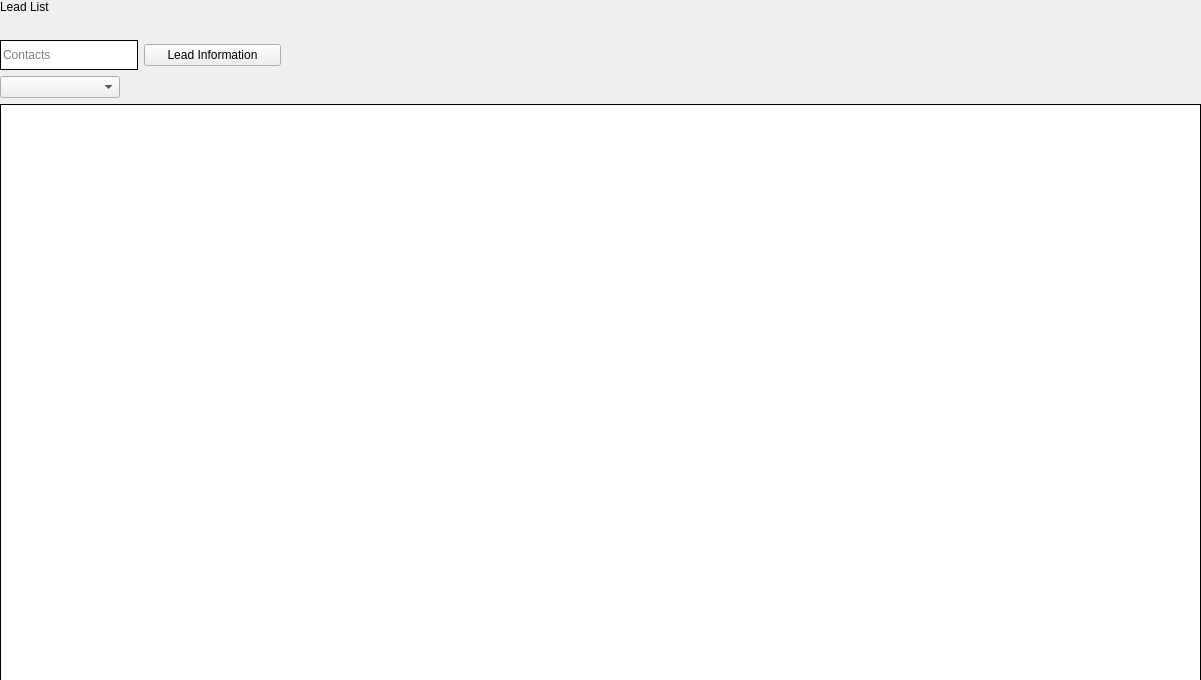
<?xml version="1.0" encoding="UTF-8"?>
<ui version="4.0">
 <class>Form</class>
 <widget class="QWidget" name="Form">
  <property name="geometry">
   <rect>
    <x>0</x>
    <y>0</y>
    <width>1201</width>
    <height>680</height>
   </rect>
  </property>
  <property name="sizePolicy">
   <sizepolicy hsizetype="Expanding" vsizetype="Preferred">
    <horstretch>0</horstretch>
    <verstretch>0</verstretch>
   </sizepolicy>
  </property>
  <property name="windowTitle">
   <string>Form</string>
  </property>
  <widget class="QWidget" name="layoutWidget">
   <property name="geometry">
    <rect>
     <x>0</x>
     <y>0</y>
     <width>1201</width>
     <height>681</height>
    </rect>
   </property>
   <layout class="QGridLayout" name="gridLayout">
    <item row="3" column="0">
     <layout class="QGridLayout" name="gridLayout_2"/>
    </item>
    <item row="7" column="0">
     <widget class="QTableWidget" name="list_tbl">
      <property name="mouseTracking">
       <bool>false</bool>
      </property>
      <property name="styleSheet">
       <string notr="true">QTableWidget {
border: 1px solid black;
}
</string>
      </property>
      <attribute name="horizontalHeaderCascadingSectionResizes">
       <bool>false</bool>
      </attribute>
      <attribute name="horizontalHeaderDefaultSectionSize">
       <number>200</number>
      </attribute>
      <attribute name="horizontalHeaderStretchLastSection">
       <bool>true</bool>
      </attribute>
     </widget>
    </item>
    <item row="1" column="0">
     <spacer name="verticalSpacer_42">
      <property name="orientation">
       <enum>Qt::Orientation::Vertical</enum>
      </property>
      <property name="sizeType">
       <enum>QSizePolicy::Policy::Maximum</enum>
      </property>
      <property name="sizeHint" stdset="0">
       <size>
        <width>20</width>
        <height>20</height>
       </size>
      </property>
     </spacer>
    </item>
    <item row="0" column="0">
     <widget class="QLabel" name="list_txt">
      <property name="sizePolicy">
       <sizepolicy hsizetype="Expanding" vsizetype="Fixed">
        <horstretch>0</horstretch>
        <verstretch>0</verstretch>
       </sizepolicy>
      </property>
      <property name="minimumSize">
       <size>
        <width>0</width>
        <height>0</height>
       </size>
      </property>
      <property name="styleSheet">
       <string notr="true">font: 18pt &quot;Segoe UI&quot;;
background: transparent;</string>
      </property>
      <property name="text">
       <string>Lead List</string>
      </property>
     </widget>
    </item>
    <item row="2" column="0">
     <layout class="QHBoxLayout" name="horizontalLayout_22">
      <item>
       <widget class="QLineEdit" name="search_line">
        <property name="sizePolicy">
         <sizepolicy hsizetype="Expanding" vsizetype="Fixed">
          <horstretch>0</horstretch>
          <verstretch>0</verstretch>
         </sizepolicy>
        </property>
        <property name="minimumSize">
         <size>
          <width>0</width>
          <height>30</height>
         </size>
        </property>
        <property name="maximumSize">
         <size>
          <width>290</width>
          <height>16777215</height>
         </size>
        </property>
        <property name="styleSheet">
         <string notr="true">QLineEdit{
	border: 1px solid black;
}</string>
        </property>
        <property name="frame">
         <bool>true</bool>
        </property>
        <property name="placeholderText">
         <string>Contacts</string>
        </property>
        <property name="cursorMoveStyle">
         <enum>Qt::CursorMoveStyle::LogicalMoveStyle</enum>
        </property>
        <property name="clearButtonEnabled">
         <bool>false</bool>
        </property>
       </widget>
      </item>
      <item>
       <widget class="QPushButton" name="leadinfo_btn">
        <property name="sizePolicy">
         <sizepolicy hsizetype="Expanding" vsizetype="Fixed">
          <horstretch>0</horstretch>
          <verstretch>0</verstretch>
         </sizepolicy>
        </property>
        <property name="text">
         <string>Lead Information</string>
        </property>
       </widget>
      </item>
      <item>
       <spacer name="horizontalSpacer">
        <property name="orientation">
         <enum>Qt::Orientation::Horizontal</enum>
        </property>
        <property name="sizeType">
         <enum>QSizePolicy::Policy::Preferred</enum>
        </property>
        <property name="sizeHint" stdset="0">
         <size>
          <width>850</width>
          <height>20</height>
         </size>
        </property>
       </spacer>
      </item>
      <item>
       <layout class="QHBoxLayout" name="horizontalLayout_6">
        <property name="spacing">
         <number>0</number>
        </property>
        <item>
         <widget class="QPushButton" name="add_btn">
          <property name="cursor">
           <cursorShape>PointingHandCursor</cursorShape>
          </property>
          <property name="toolTip">
           <string>Add Contact</string>
          </property>
          <property name="whatsThis">
           <string>add contact</string>
          </property>
          <property name="styleSheet">
           <string notr="true">QPushButton{
	background: transparent;
	border: none;	
}

QPushButton:hover {
    background: rgba(100, 100, 100, 0.2); /* Light gray with transparency */
}</string>
          </property>
          <property name="text">
           <string/>
          </property>
          <property name="icon">
           <iconset resource="../qrc/icons.qrc">
            <normaloff>:/Resources/plus.svg</normaloff>:/Resources/plus.svg</iconset>
          </property>
          <property name="iconSize">
           <size>
            <width>30</width>
            <height>30</height>
           </size>
          </property>
         </widget>
        </item>
        <item>
         <widget class="QPushButton" name="delete_btn">
          <property name="cursor">
           <cursorShape>PointingHandCursor</cursorShape>
          </property>
          <property name="toolTip">
           <string>Delete Contacts</string>
          </property>
          <property name="whatsThis">
           <string>delete contact</string>
          </property>
          <property name="styleSheet">
           <string notr="true">QPushButton{
	background: transparent;
	border: none;
}

QPushButton:hover {
    background: rgba(100, 100, 100, 0.2); /* Light gray with transparency */
}</string>
          </property>
          <property name="text">
           <string/>
          </property>
          <property name="icon">
           <iconset resource="../qrc/icons.qrc">
            <normaloff>:/Resources/delete.svg</normaloff>:/Resources/delete.svg</iconset>
          </property>
          <property name="iconSize">
           <size>
            <width>30</width>
            <height>30</height>
           </size>
          </property>
         </widget>
        </item>
       </layout>
      </item>
     </layout>
    </item>
    <item row="4" column="0">
     <widget class="QComboBox" name="sort_combo">
      <property name="sizePolicy">
       <sizepolicy hsizetype="Expanding" vsizetype="Fixed">
        <horstretch>0</horstretch>
        <verstretch>0</verstretch>
       </sizepolicy>
      </property>
      <property name="minimumSize">
       <size>
        <width>0</width>
        <height>20</height>
       </size>
      </property>
      <property name="maximumSize">
       <size>
        <width>120</width>
        <height>16777215</height>
       </size>
      </property>
      <property name="styleSheet">
       <string notr="true"/>
      </property>
      <property name="editable">
       <bool>false</bool>
      </property>
      <property name="placeholderText">
       <string>Sort contacts by:</string>
      </property>
      <item>
       <property name="text">
        <string>All Contacts</string>
       </property>
      </item>
      <item>
       <property name="text">
        <string>Recently Added</string>
       </property>
      </item>
      <item>
       <property name="text">
        <string>Oldest</string>
       </property>
      </item>
      <item>
       <property name="text">
        <string>Alphabetical</string>
       </property>
      </item>
     </widget>
    </item>
   </layout>
  </widget>
 </widget>
 <resources>
  <include location="../qrc/icons.qrc"/>
 </resources>
 <connections/>
</ui>
